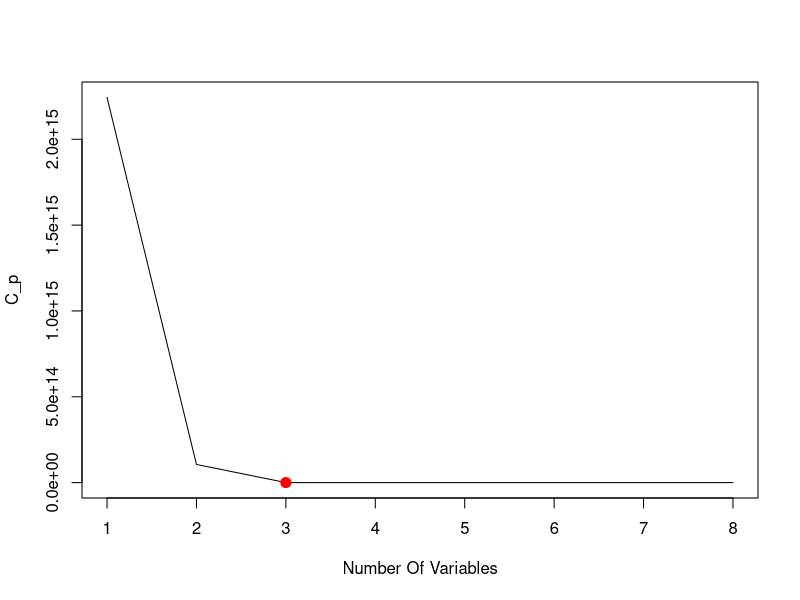
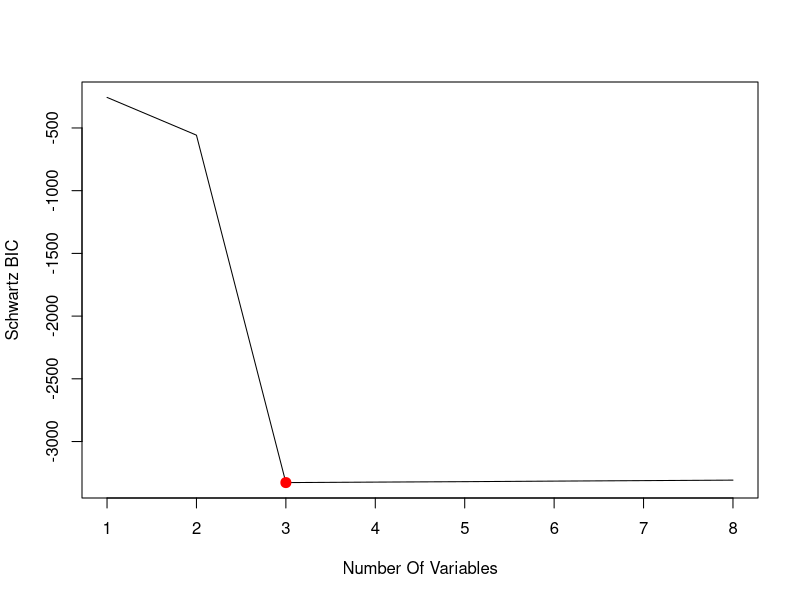
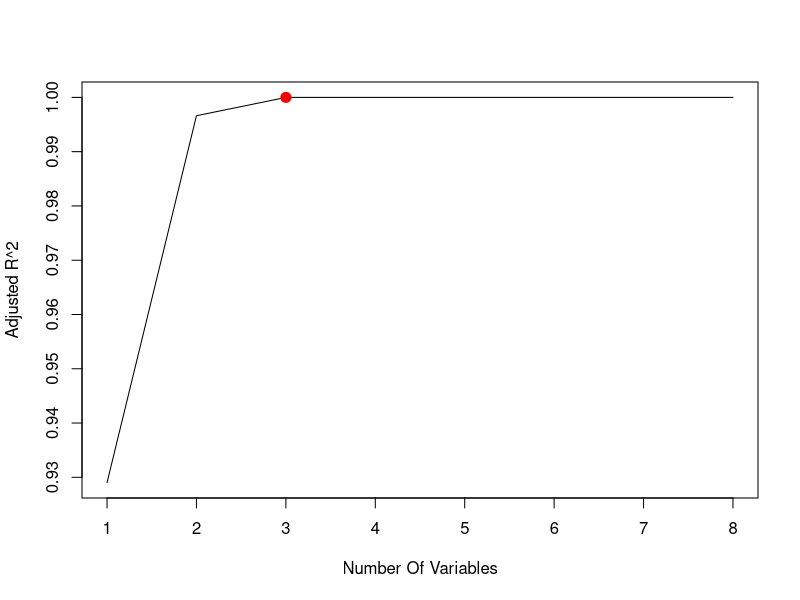
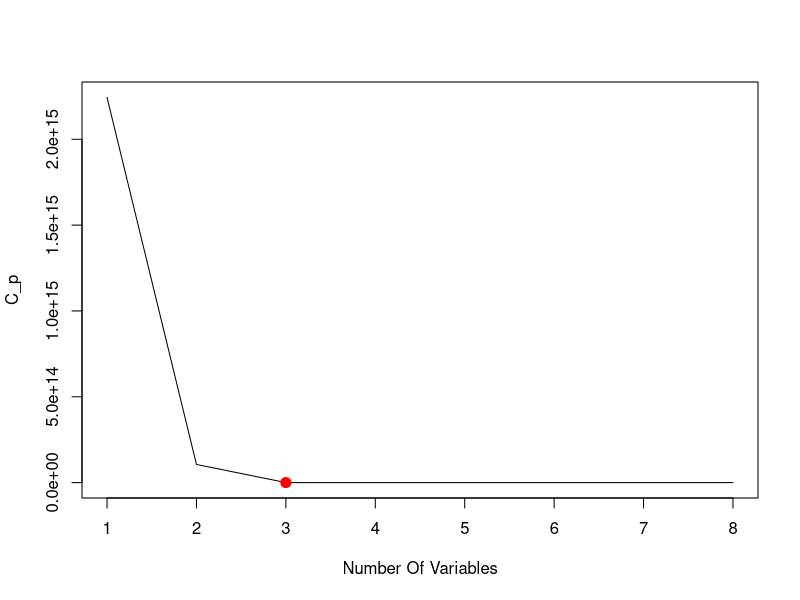
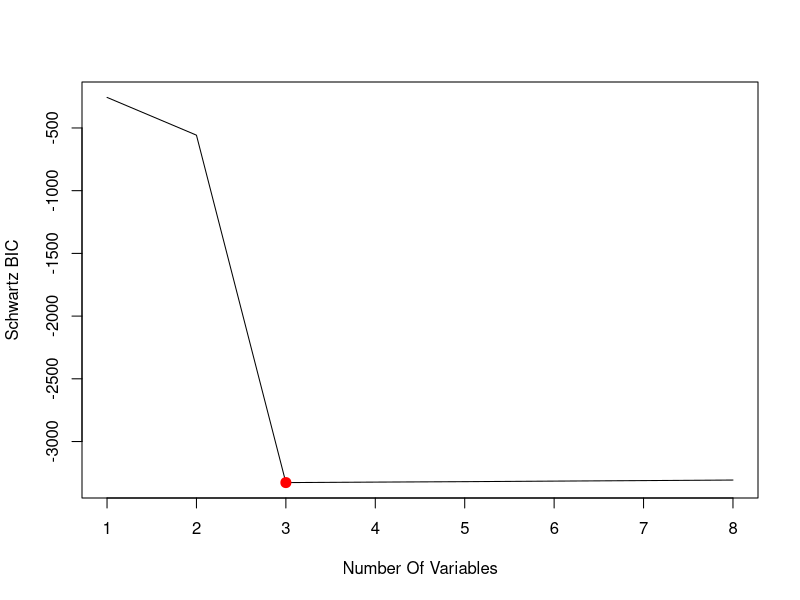
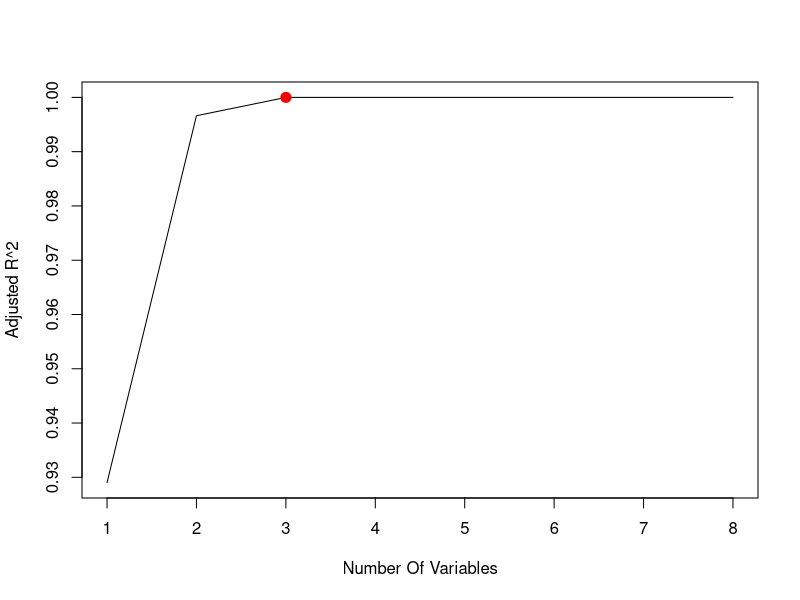
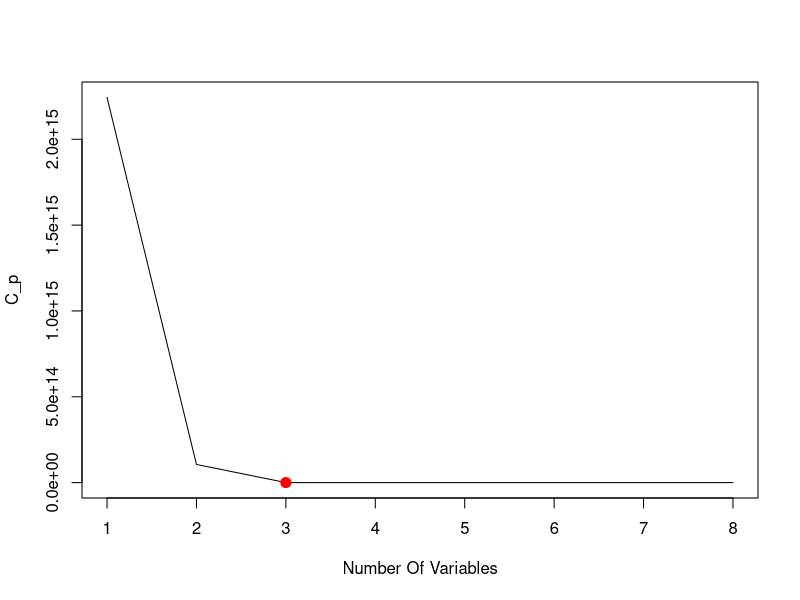
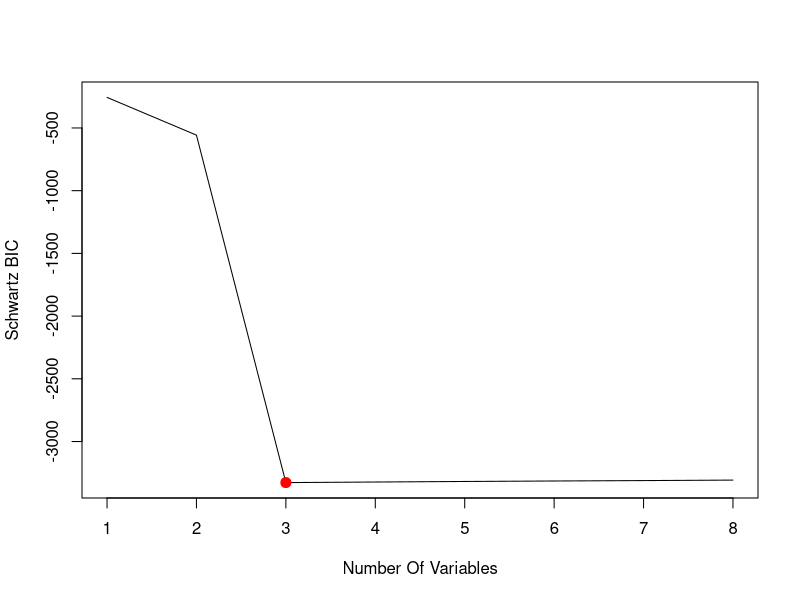

Here is the R script that generated these plots, in order:
## ---- chunk 1
# This chunk is called global_options. Due to `include = FALSE`, when the document is rendered, the chunk will be executed, but the results and code will not be included in the rendered document
knitr::opts_chunk$set(
    error = TRUE, # Keep compiling upon error
    collapse = FALSE, # code and corresponding output appear in knit file in separate blocks
    echo = TRUE, # echo code by default
    comment = "#", # change comment character
    #fig.width = 5.5, # set figure width
    fig.align = "center", # set figure position
    #out.width = "49%", # set width of displayed images
    warning = TRUE, # do not show R warnings
    message = TRUE # do not show R messages
)
## ---- chunk 2
        set.seed(2)
        X <- rnorm(n = 100, mean = 0, sd = 1)
        epsilon <- rnorm(n = 100, mean = 0, sd = 1*10^{-6})
        X[1:3]
        epsilon[1:3]
## ---- chunk 3
        beta_0 <- 1
        beta_1 <- 2
        beta_2 <- 3
        beta_3 <- 4
        Y <- beta_0 + beta_1 * X + beta_2 * I(X^2) + beta_3 * I(X^3) + epsilon
        Y[1:3]
## ---- chunk 4
        data_frame <- data.frame(X = X, Y = Y)
        head(data_frame, n = 3)
        library(leaps)
        formula <- Y ~ X + I(X^2) + I(X^3) + I(X^4) + I(X^5) + I(X^6) + I(X^7) + I(X^8) + I(X^9) + I(X^10)
        subset_selection_object <- regsubsets(
            x = formula,
            data = data_frame,
            method = "exhaustive"
        )
        analyze_subset_selection_object <- function(subset_selection_object) {
         summary_for_subset_selection_object <- summary(object = subset_selection_object)
         Mallows_Cp <- summary_for_subset_selection_object$cp
         index_of_model_with_minimum_Mallows_Cp <- which.min(Mallows_Cp)
         coefficients_by_Mallows_Cp <- coef(
             subset_selection_object, index_of_model_with_minimum_Mallows_Cp
         )
         Schwartz_BIC <- summary_for_subset_selection_object$bic
         index_of_model_with_minimum_Schwartz_BIC <- which.min(Schwartz_BIC)
         coefficients_by_Schwartz_BIC <- coef(
             subset_selection_object, index_of_model_with_minimum_Schwartz_BIC
         )
         adjusted_R2 <- summary_for_subset_selection_object$adjr2
         index_of_model_with_maximum_adjusted_R2 <- which.max(adjusted_R2)
         coefficients_by_adjusted_R2 <- coef(
             subset_selection_object, index_of_model_with_maximum_adjusted_R2
         )
         plot(Mallows_Cp, xlab = "Number Of Variables", ylab = "C_p", type = "l")
         index_of_minimum_Mallows_Cp <- which.min(Mallows_Cp)
         minimum_Mallows_Cp <- Mallows_Cp[index_of_minimum_Mallows_Cp]
         points(
             index_of_minimum_Mallows_Cp,
             minimum_Mallows_Cp,
             col = "red",
             cex = 2,
             pch = 20
         )
         plot(Schwartz_BIC, xlab = "Number Of Variables", ylab = "Schwartz BIC", type = "l")
         index_of_minimum_Schwartz_BIC <- which.min(Schwartz_BIC)
         minimum_Schwartz_BIC <- Schwartz_BIC[index_of_minimum_Schwartz_BIC]
         points(
             index_of_minimum_Schwartz_BIC,
             minimum_Schwartz_BIC,
             col = "red",
             cex = 2,
             pch = 20
         )
         plot(adjusted_R2, xlab = "Number Of Variables", ylab = "Adjusted R^2", type = "l")
         index_of_maximum_adjusted_R2 <- which.max(adjusted_R2)
         maximum_adjusted_R2 <- adjusted_R2[index_of_maximum_adjusted_R2]
         points(
             index_of_maximum_adjusted_R2,
             maximum_adjusted_R2,
             col = "red",
             cex = 2,
             pch = 20
         )
         coefficients <- list(
             coefficients_by_Mallows_Cp = coefficients_by_Mallows_Cp,
             coefficients_by_Schwartz_BIC = coefficients_by_Schwartz_BIC,
             coefficients_by_adjusted_R2 = coefficients_by_adjusted_R2
         )
         return(coefficients)
        }
        analyze_subset_selection_object(subset_selection_object)
## ---- chunk 5
        subset_selection_object <- regsubsets(
            x = formula,
            data = data_frame,
            method = "forward"
        )
        analyze_subset_selection_object(subset_selection_object)
        subset_selection_object <- regsubsets(
            x = formula,
            data = data_frame,
            method = "backward"
        )
        analyze_subset_selection_object(subset_selection_object)
## ---- chunk 6
        full_model_matrix <- model.matrix(object = formula, data = data_frame)[, -1]
        the_cv.glmnet <- glmnet::cv.glmnet(x = full_model_matrix, y = Y, alpha = 1)
        plot(the_cv.glmnet)
        optimal_value_of_lambda <- the_cv.glmnet$lambda.min
        optimal_value_of_lambda
        polynomial_lasso_regression_model <- glmnet::glmnet(full_model_matrix, y = Y, alpha = 1)
        predict(object = polynomial_lasso_regression_model, s = optimal_value_of_lambda, type = "coefficients")
